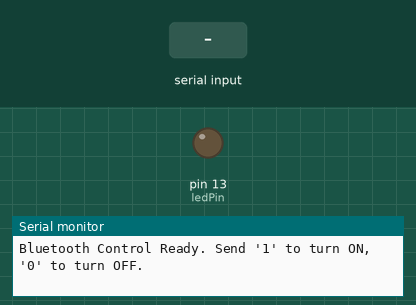
Simulated run of this sketch. Board: Arduino Uno, built with avr-gcc and run on an emulated ATmega328P. Shown: output pins drawn as LEDs (lit = HIGH), the last lines printed to the serial monitor. Inputs (shaded band) come from the test bench.

Above: at 1.2 s.
1.3 s: "1" received over Serial
At 2.5 s:
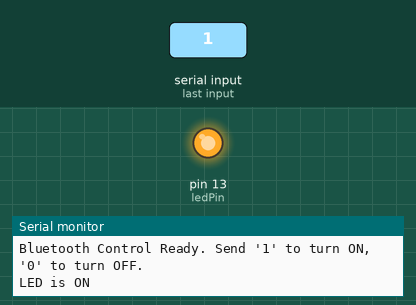
2.8 s: "0" received over Serial
At 3.8 s:
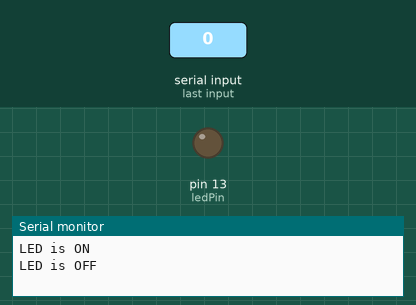
Timing chart, 0 to 5.8 s (numbered marks = the images above; inputs shaded):
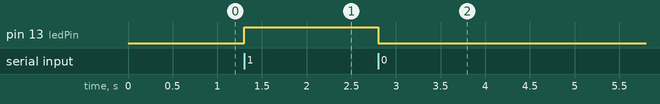

The sketch:

Bluetooth_Module_Control.ino
```cpp
// Project 48: Bluetooth Module Control
// Control an LED via Bluetooth using a serial monitor app on your phone.

int ledPin = 13;
char command;

void setup() {
  Serial.begin(9600); // Default baud rate for HC-05/HC-06
  pinMode(ledPin, OUTPUT);
  Serial.println("Bluetooth Control Ready. Send '1' to turn ON, '0' to turn OFF.");
}

void loop() {
  if (Serial.available() > 0) {
    command = Serial.read();

    if (command == '1') {
      digitalWrite(ledPin, HIGH);
      Serial.println("LED is ON");
    } else if (command == '0') {
      digitalWrite(ledPin, LOW);
      Serial.println("LED is OFF");
    }
  }
}
```

Measured:
- after the input at 1.3 s, pin 13 (ledPin): LOW → HIGH at once
- after the input at 2.8 s, pin 13 (ledPin): HIGH → LOW at once
